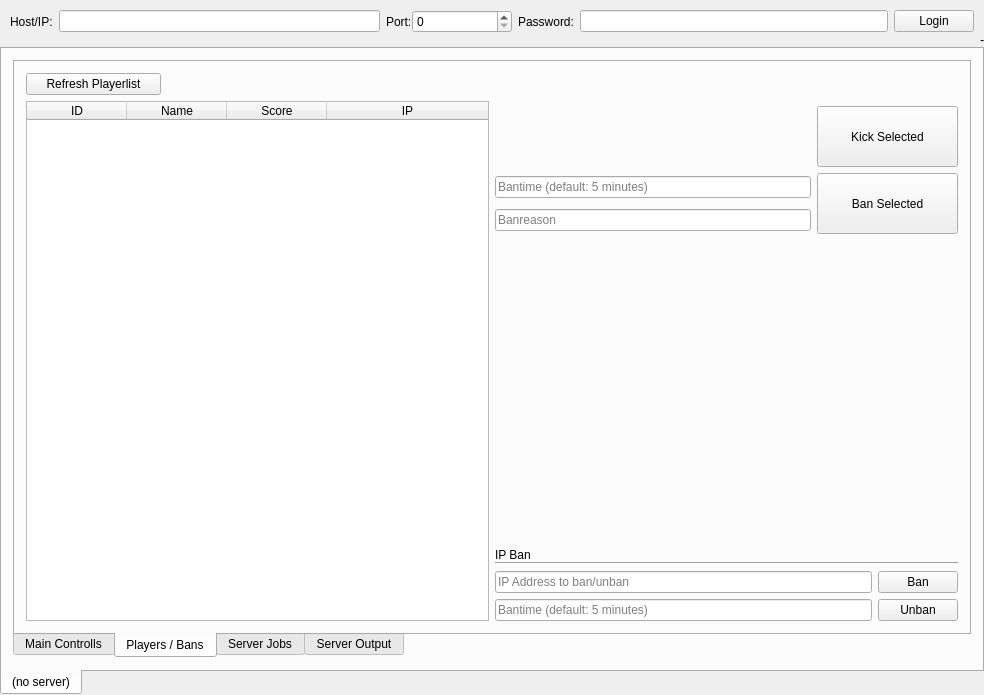
<?xml version="1.0" encoding="UTF-8"?>
<ui version="4.0">
 <class>main_window</class>
 <widget class="QMainWindow" name="main_window">
  <property name="geometry">
   <rect>
    <x>0</x>
    <y>0</y>
    <width>984</width>
    <height>695</height>
   </rect>
  </property>
  <property name="windowTitle">
   <string>Teeworlds Econ - Graphical Client | by Malek</string>
  </property>
  <widget class="QWidget" name="centralWidget">
   <layout class="QGridLayout" name="gridLayout">
    <property name="leftMargin">
     <number>0</number>
    </property>
    <property name="topMargin">
     <number>10</number>
    </property>
    <property name="rightMargin">
     <number>0</number>
    </property>
    <property name="bottomMargin">
     <number>0</number>
    </property>
    <property name="spacing">
     <number>0</number>
    </property>
    <item row="2" column="0">
     <widget class="QTabWidget" name="tw_main">
      <property name="tabPosition">
       <enum>QTabWidget::South</enum>
      </property>
      <property name="currentIndex">
       <number>0</number>
      </property>
      <widget class="QWidget" name="tab">
       <attribute name="title">
        <string>(no server)</string>
       </attribute>
       <layout class="QGridLayout" name="gridLayout_2">
        <item row="0" column="0">
         <widget class="QTabWidget" name="tw_server">
          <property name="tabPosition">
           <enum>QTabWidget::South</enum>
          </property>
          <property name="currentIndex">
           <number>1</number>
          </property>
          <widget class="QWidget" name="tab_main_controlls">
           <attribute name="title">
            <string>Main Controlls</string>
           </attribute>
           <layout class="QGridLayout" name="gridLayout_12">
            <item row="3" column="0">
             <spacer name="verticalSpacer_2">
              <property name="orientation">
               <enum>Qt::Vertical</enum>
              </property>
              <property name="sizeHint" stdset="0">
               <size>
                <width>20</width>
                <height>64</height>
               </size>
              </property>
             </spacer>
            </item>
            <item row="2" column="0">
             <layout class="QGridLayout" name="gridLayout_10">
              <item row="0" column="0">
               <spacer name="horizontalSpacer_2">
                <property name="orientation">
                 <enum>Qt::Horizontal</enum>
                </property>
                <property name="sizeHint" stdset="0">
                 <size>
                  <width>40</width>
                  <height>20</height>
                 </size>
                </property>
               </spacer>
              </item>
              <item row="0" column="1">
               <layout class="QGridLayout" name="gridLayout_9">
                <item row="0" column="0">
                 <widget class="QPushButton" name="btn_vote_yes">
                  <property name="minimumSize">
                   <size>
                    <width>95</width>
                    <height>50</height>
                   </size>
                  </property>
                  <property name="text">
                   <string>Vote YES</string>
                  </property>
                 </widget>
                </item>
                <item row="0" column="1">
                 <widget class="QPushButton" name="btn_vote_no">
                  <property name="minimumSize">
                   <size>
                    <width>95</width>
                    <height>50</height>
                   </size>
                  </property>
                  <property name="text">
                   <string>Vote NO</string>
                  </property>
                 </widget>
                </item>
               </layout>
              </item>
              <item row="1" column="0" colspan="2">
               <widget class="Line" name="line_2">
                <property name="orientation">
                 <enum>Qt::Horizontal</enum>
                </property>
               </widget>
              </item>
              <item row="2" column="0">
               <spacer name="horizontalSpacer_3">
                <property name="orientation">
                 <enum>Qt::Horizontal</enum>
                </property>
                <property name="sizeHint" stdset="0">
                 <size>
                  <width>40</width>
                  <height>20</height>
                 </size>
                </property>
               </spacer>
              </item>
              <item row="2" column="1">
               <widget class="QPushButton" name="btn_shutdown">
                <property name="styleSheet">
                 <string notr="true">background-color: rgb(173, 0, 0);
color: rgb(255, 255, 255);</string>
                </property>
                <property name="text">
                 <string>SHUTDOWN</string>
                </property>
                <property name="checkable">
                 <bool>false</bool>
                </property>
               </widget>
              </item>
              <item row="3" column="0" colspan="2">
               <widget class="Line" name="line">
                <property name="orientation">
                 <enum>Qt::Horizontal</enum>
                </property>
               </widget>
              </item>
             </layout>
            </item>
            <item row="4" column="0">
             <layout class="QGridLayout" name="gridLayout_11">
              <item row="0" column="0">
               <layout class="QGridLayout" name="gridLayout_5">
                <item row="0" column="0">
                 <widget class="QLabel" name="label_5">
                  <property name="text">
                   <string>Send text to chat:</string>
                  </property>
                 </widget>
                </item>
                <item row="1" column="0">
                 <widget class="QLineEdit" name="le_echo_text"/>
                </item>
                <item row="1" column="1">
                 <widget class="QPushButton" name="btn_text_send">
                  <property name="text">
                   <string>Send</string>
                  </property>
                 </widget>
                </item>
               </layout>
              </item>
              <item row="1" column="0">
               <layout class="QGridLayout" name="gridLayout_4">
                <item row="0" column="0">
                 <widget class="QLabel" name="label_4">
                  <property name="text">
                   <string>Custom Command:</string>
                  </property>
                 </widget>
                </item>
                <item row="1" column="0">
                 <widget class="QLineEdit" name="le_custom_cmd"/>
                </item>
                <item row="1" column="1">
                 <widget class="QPushButton" name="btn_custom_cmd_send">
                  <property name="text">
                   <string>Send</string>
                  </property>
                 </widget>
                </item>
               </layout>
              </item>
             </layout>
            </item>
            <item row="1" column="0">
             <spacer name="verticalSpacer">
              <property name="orientation">
               <enum>Qt::Vertical</enum>
              </property>
              <property name="sizeHint" stdset="0">
               <size>
                <width>20</width>
                <height>64</height>
               </size>
              </property>
             </spacer>
            </item>
            <item row="0" column="0">
             <layout class="QGridLayout" name="gridLayout_8">
              <item row="0" column="2" colspan="2">
               <widget class="QPushButton" name="btn_change_map">
                <property name="text">
                 <string>Change Map</string>
                </property>
               </widget>
              </item>
              <item row="1" column="3" colspan="2">
               <widget class="QPushButton" name="btn_stop_recording">
                <property name="text">
                 <string>Stop Recording</string>
                </property>
               </widget>
              </item>
              <item row="3" column="4">
               <widget class="QPushButton" name="btn_restart_round">
                <property name="text">
                 <string>Restart Round</string>
                </property>
               </widget>
              </item>
              <item row="1" column="1" colspan="2">
               <widget class="QPushButton" name="btn_start_recording">
                <property name="text">
                 <string>Start Recording</string>
                </property>
               </widget>
              </item>
              <item row="0" column="4">
               <widget class="QPushButton" name="btn_reload_map">
                <property name="text">
                 <string>Reload Map</string>
                </property>
               </widget>
              </item>
              <item row="0" column="0" colspan="2">
               <widget class="QLineEdit" name="le_mapname">
                <property name="styleSheet">
                 <string notr="true">b</string>
                </property>
                <property name="placeholderText">
                 <string>Mapname</string>
                </property>
               </widget>
              </item>
              <item row="2" column="4">
               <widget class="QPushButton" name="btn_set_broadcast">
                <property name="text">
                 <string>Set Broadcast</string>
                </property>
               </widget>
              </item>
              <item row="1" column="0">
               <widget class="QLineEdit" name="le_record_filename">
                <property name="placeholderText">
                 <string>Recording filename</string>
                </property>
               </widget>
              </item>
              <item row="2" column="0" colspan="4">
               <widget class="QLineEdit" name="le_broadcast">
                <property name="baseSize">
                 <size>
                  <width>0</width>
                  <height>0</height>
                 </size>
                </property>
                <property name="placeholderText">
                 <string>Broadcast</string>
                </property>
               </widget>
              </item>
              <item row="3" column="0" colspan="4">
               <widget class="QLineEdit" name="le_restart_time">
                <property name="placeholderText">
                 <string>Restart time</string>
                </property>
               </widget>
              </item>
             </layout>
            </item>
           </layout>
          </widget>
          <widget class="QWidget" name="tab_players">
           <attribute name="title">
            <string>Players / Bans</string>
           </attribute>
           <layout class="QGridLayout" name="gridLayout_16">
            <item row="0" column="0" rowspan="4">
             <layout class="QGridLayout" name="gridLayout_15">
              <item row="1" column="0">
               <widget class="QTableWidget" name="tw_players">
                <property name="editTriggers">
                 <set>QAbstractItemView::NoEditTriggers</set>
                </property>
                <property name="dragDropOverwriteMode">
                 <bool>false</bool>
                </property>
                <property name="selectionMode">
                 <enum>QAbstractItemView::MultiSelection</enum>
                </property>
                <property name="selectionBehavior">
                 <enum>QAbstractItemView::SelectRows</enum>
                </property>
                <attribute name="horizontalHeaderStretchLastSection">
                 <bool>true</bool>
                </attribute>
                <attribute name="verticalHeaderVisible">
                 <bool>false</bool>
                </attribute>
                <column>
                 <property name="text">
                  <string>ID</string>
                 </property>
                </column>
                <column>
                 <property name="text">
                  <string>Name</string>
                 </property>
                </column>
                <column>
                 <property name="text">
                  <string>Score</string>
                 </property>
                </column>
                <column>
                 <property name="text">
                  <string>IP</string>
                 </property>
                </column>
               </widget>
              </item>
              <item row="0" column="0">
               <widget class="QPushButton" name="btn_refresh_playerlist">
                <property name="maximumSize">
                 <size>
                  <width>135</width>
                  <height>29</height>
                 </size>
                </property>
                <property name="text">
                 <string>Refresh Playerlist</string>
                </property>
               </widget>
              </item>
             </layout>
            </item>
            <item row="0" column="1">
             <spacer name="verticalSpacer_3">
              <property name="orientation">
               <enum>Qt::Vertical</enum>
              </property>
              <property name="sizeType">
               <enum>QSizePolicy::Fixed</enum>
              </property>
              <property name="sizeHint" stdset="0">
               <size>
                <width>20</width>
                <height>27</height>
               </size>
              </property>
             </spacer>
            </item>
            <item row="1" column="1">
             <layout class="QGridLayout" name="gridLayout_13">
              <item row="0" column="1">
               <widget class="QPushButton" name="btn_kick_selected">
                <property name="sizePolicy">
                 <sizepolicy hsizetype="Fixed" vsizetype="Fixed">
                  <horstretch>0</horstretch>
                  <verstretch>0</verstretch>
                 </sizepolicy>
                </property>
                <property name="minimumSize">
                 <size>
                  <width>141</width>
                  <height>61</height>
                 </size>
                </property>
                <property name="text">
                 <string>Kick Selected</string>
                </property>
               </widget>
              </item>
              <item row="1" column="0">
               <widget class="QLineEdit" name="le_bantime">
                <property name="text">
                 <string/>
                </property>
                <property name="placeholderText">
                 <string>Bantime (default: 5 minutes)</string>
                </property>
               </widget>
              </item>
              <item row="1" column="1" rowspan="2">
               <widget class="QPushButton" name="btn_ban_selected">
                <property name="sizePolicy">
                 <sizepolicy hsizetype="Fixed" vsizetype="Fixed">
                  <horstretch>0</horstretch>
                  <verstretch>0</verstretch>
                 </sizepolicy>
                </property>
                <property name="minimumSize">
                 <size>
                  <width>141</width>
                  <height>61</height>
                 </size>
                </property>
                <property name="text">
                 <string>Ban Selected</string>
                </property>
               </widget>
              </item>
              <item row="2" column="0">
               <widget class="QLineEdit" name="le_banreason">
                <property name="text">
                 <string/>
                </property>
                <property name="placeholderText">
                 <string>Banreason</string>
                </property>
               </widget>
              </item>
             </layout>
            </item>
            <item row="2" column="1">
             <spacer name="verticalSpacer_4">
              <property name="orientation">
               <enum>Qt::Vertical</enum>
              </property>
              <property name="sizeHint" stdset="0">
               <size>
                <width>20</width>
                <height>252</height>
               </size>
              </property>
             </spacer>
            </item>
            <item row="3" column="1">
             <layout class="QGridLayout" name="gridLayout_14">
              <item row="0" column="0">
               <layout class="QVBoxLayout" name="verticalLayout">
                <property name="spacing">
                 <number>0</number>
                </property>
                <item>
                 <widget class="QLabel" name="label_6">
                  <property name="text">
                   <string>IP Ban</string>
                  </property>
                 </widget>
                </item>
                <item>
                 <widget class="Line" name="line_3">
                  <property name="orientation">
                   <enum>Qt::Horizontal</enum>
                  </property>
                 </widget>
                </item>
               </layout>
              </item>
              <item row="1" column="0">
               <layout class="QGridLayout" name="gridLayout_6">
                <item row="0" column="0">
                 <widget class="QLineEdit" name="le_ip_ban">
                  <property name="placeholderText">
                   <string>IP Address to ban/unban</string>
                  </property>
                 </widget>
                </item>
                <item row="0" column="1">
                 <widget class="QPushButton" name="btn_ban_ip">
                  <property name="text">
                   <string>Ban</string>
                  </property>
                 </widget>
                </item>
                <item row="1" column="0">
                 <widget class="QLineEdit" name="le_ip_bantime">
                  <property name="placeholderText">
                   <string>Bantime (default: 5 minutes)</string>
                  </property>
                 </widget>
                </item>
                <item row="1" column="1">
                 <widget class="QPushButton" name="btn_unban_ip">
                  <property name="text">
                   <string>Unban</string>
                  </property>
                 </widget>
                </item>
               </layout>
              </item>
             </layout>
            </item>
           </layout>
          </widget>
          <widget class="QWidget" name="tab_server_jobs">
           <attribute name="title">
            <string>Server Jobs</string>
           </attribute>
           <layout class="QGridLayout" name="gridLayout_20">
            <item row="1" column="2">
             <spacer name="verticalSpacer_6">
              <property name="orientation">
               <enum>Qt::Vertical</enum>
              </property>
              <property name="sizeHint" stdset="0">
               <size>
                <width>174</width>
                <height>297</height>
               </size>
              </property>
             </spacer>
            </item>
            <item row="0" column="0" rowspan="3">
             <layout class="QGridLayout" name="gridLayout_17">
              <item row="0" column="0">
               <widget class="QLabel" name="label_7">
                <property name="text">
                 <string>Current Jobs</string>
                </property>
               </widget>
              </item>
              <item row="1" column="0" colspan="2">
               <widget class="QTableWidget" name="tw_jobs">
                <property name="sizePolicy">
                 <sizepolicy hsizetype="Fixed" vsizetype="Expanding">
                  <horstretch>0</horstretch>
                  <verstretch>0</verstretch>
                 </sizepolicy>
                </property>
                <property name="minimumSize">
                 <size>
                  <width>349</width>
                  <height>457</height>
                 </size>
                </property>
                <property name="editTriggers">
                 <set>QAbstractItemView::NoEditTriggers</set>
                </property>
                <property name="showDropIndicator" stdset="0">
                 <bool>false</bool>
                </property>
                <property name="dragDropOverwriteMode">
                 <bool>false</bool>
                </property>
                <property name="selectionMode">
                 <enum>QAbstractItemView::SingleSelection</enum>
                </property>
                <property name="selectionBehavior">
                 <enum>QAbstractItemView::SelectRows</enum>
                </property>
                <attribute name="horizontalHeaderDefaultSectionSize">
                 <number>119</number>
                </attribute>
                <attribute name="horizontalHeaderStretchLastSection">
                 <bool>true</bool>
                </attribute>
                <column>
                 <property name="text">
                  <string>Command</string>
                 </property>
                </column>
                <column>
                 <property name="text">
                  <string>Time to execute</string>
                 </property>
                </column>
                <column>
                 <property name="text">
                  <string>Repeated</string>
                 </property>
                </column>
               </widget>
              </item>
              <item row="2" column="1">
               <widget class="QPushButton" name="pb_remove_job">
                <property name="text">
                 <string>Remove Job</string>
                </property>
               </widget>
              </item>
             </layout>
            </item>
            <item row="0" column="2">
             <widget class="QGroupBox" name="groupBox">
              <property name="title">
               <string>Add Job</string>
              </property>
              <layout class="QGridLayout" name="gridLayout_19">
               <item row="2" column="1">
                <widget class="QCheckBox" name="cb_job_repeat">
                 <property name="text">
                  <string>Repeat Job after finish</string>
                 </property>
                </widget>
               </item>
               <item row="0" column="0" colspan="2">
                <widget class="QLineEdit" name="le_job_command">
                 <property name="placeholderText">
                  <string>Command to execute</string>
                 </property>
                </widget>
               </item>
               <item row="3" column="1">
                <widget class="QPushButton" name="pb_job_add">
                 <property name="text">
                  <string>Add Job</string>
                 </property>
                </widget>
               </item>
               <item row="1" column="1">
                <layout class="QGridLayout" name="gridLayout_18">
                 <item row="0" column="1">
                  <widget class="QTimeEdit" name="te_job_time">
                   <property name="baseSize">
                    <size>
                     <width>0</width>
                     <height>0</height>
                    </size>
                   </property>
                   <property name="displayFormat">
                    <string>HH:mm:ss</string>
                   </property>
                  </widget>
                 </item>
                 <item row="0" column="0">
                  <widget class="QLabel" name="label_8">
                   <property name="text">
                    <string>Execute in:</string>
                   </property>
                  </widget>
                 </item>
                </layout>
               </item>
               <item row="1" column="0">
                <spacer name="horizontalSpacer_4">
                 <property name="orientation">
                  <enum>Qt::Horizontal</enum>
                 </property>
                 <property name="sizeHint" stdset="0">
                  <size>
                   <width>169</width>
                   <height>20</height>
                  </size>
                 </property>
                </spacer>
               </item>
              </layout>
             </widget>
            </item>
            <item row="2" column="2">
             <widget class="QLabel" name="label_9">
              <property name="text">
               <string>&lt;html&gt;&lt;head/&gt;&lt;body&gt;&lt;p&gt;&lt;span style=&quot; font-weight:600;&quot;&gt;NOTE&lt;/span&gt;: You must not close this client while using jobs.&lt;/p&gt;&lt;p&gt;Otherwise the jobs will not be executed.&lt;/p&gt;&lt;/body&gt;&lt;/html&gt;</string>
              </property>
             </widget>
            </item>
            <item row="0" column="1">
             <spacer name="horizontalSpacer_5">
              <property name="orientation">
               <enum>Qt::Horizontal</enum>
              </property>
              <property name="sizeType">
               <enum>QSizePolicy::Fixed</enum>
              </property>
              <property name="sizeHint" stdset="0">
               <size>
                <width>20</width>
                <height>20</height>
               </size>
              </property>
             </spacer>
            </item>
           </layout>
          </widget>
          <widget class="QWidget" name="tab_server_output">
           <attribute name="title">
            <string>Server Output</string>
           </attribute>
           <layout class="QGridLayout" name="gridLayout_7">
            <item row="0" column="0">
             <widget class="QTextEdit" name="te_log">
              <property name="readOnly">
               <bool>true</bool>
              </property>
             </widget>
            </item>
            <item row="1" column="0">
             <layout class="QGridLayout" name="gridLayout_3">
              <item row="0" column="0">
               <spacer name="horizontalSpacer">
                <property name="orientation">
                 <enum>Qt::Horizontal</enum>
                </property>
                <property name="sizeHint" stdset="0">
                 <size>
                  <width>40</width>
                  <height>20</height>
                 </size>
                </property>
               </spacer>
              </item>
              <item row="0" column="1">
               <widget class="QPushButton" name="btn_clear_log">
                <property name="text">
                 <string>Clear</string>
                </property>
               </widget>
              </item>
              <item row="0" column="2">
               <widget class="QPushButton" name="btn_save_to_file">
                <property name="enabled">
                 <bool>false</bool>
                </property>
                <property name="text">
                 <string>Save to file</string>
                </property>
               </widget>
              </item>
             </layout>
            </item>
           </layout>
          </widget>
         </widget>
        </item>
       </layout>
      </widget>
     </widget>
    </item>
    <item row="0" column="0">
     <layout class="QHBoxLayout" name="horizontalLayout_4">
      <property name="leftMargin">
       <number>10</number>
      </property>
      <property name="rightMargin">
       <number>10</number>
      </property>
      <item>
       <layout class="QHBoxLayout" name="horizontalLayout">
        <property name="leftMargin">
         <number>0</number>
        </property>
        <property name="rightMargin">
         <number>0</number>
        </property>
        <item>
         <widget class="QLabel" name="label">
          <property name="text">
           <string>Host/IP:</string>
          </property>
         </widget>
        </item>
        <item>
         <widget class="QLineEdit" name="le_host">
          <property name="minimumSize">
           <size>
            <width>250</width>
            <height>0</height>
           </size>
          </property>
          <property name="text">
           <string/>
          </property>
         </widget>
        </item>
       </layout>
      </item>
      <item>
       <layout class="QHBoxLayout" name="horizontalLayout_2">
        <property name="spacing">
         <number>0</number>
        </property>
        <property name="sizeConstraint">
         <enum>QLayout::SetFixedSize</enum>
        </property>
        <item>
         <widget class="QLabel" name="label_2">
          <property name="sizeIncrement">
           <size>
            <width>20</width>
            <height>0</height>
           </size>
          </property>
          <property name="text">
           <string>Port:</string>
          </property>
         </widget>
        </item>
        <item>
         <widget class="QSpinBox" name="sb_port">
          <property name="minimumSize">
           <size>
            <width>100</width>
            <height>0</height>
           </size>
          </property>
          <property name="maximumSize">
           <size>
            <width>16777215</width>
            <height>16777215</height>
           </size>
          </property>
          <property name="baseSize">
           <size>
            <width>0</width>
            <height>0</height>
           </size>
          </property>
          <property name="maximum">
           <number>65535</number>
          </property>
         </widget>
        </item>
       </layout>
      </item>
      <item>
       <layout class="QHBoxLayout" name="horizontalLayout_3">
        <item>
         <widget class="QLabel" name="label_3">
          <property name="text">
           <string>Password:</string>
          </property>
         </widget>
        </item>
        <item>
         <widget class="QLineEdit" name="le_password">
          <property name="echoMode">
           <enum>QLineEdit::Password</enum>
          </property>
         </widget>
        </item>
       </layout>
      </item>
      <item>
       <widget class="QPushButton" name="btn_login">
        <property name="text">
         <string>Login</string>
        </property>
       </widget>
      </item>
     </layout>
    </item>
    <item row="1" column="0">
     <widget class="QLabel" name="lb_state">
      <property name="font">
       <font>
        <pointsize>9</pointsize>
        <italic>true</italic>
       </font>
      </property>
      <property name="text">
       <string>-</string>
      </property>
      <property name="alignment">
       <set>Qt::AlignRight|Qt::AlignTrailing|Qt::AlignVCenter</set>
      </property>
      <property name="margin">
       <number>5</number>
      </property>
     </widget>
    </item>
   </layout>
  </widget>
 </widget>
 <layoutdefault spacing="6" margin="11"/>
 <resources/>
 <connections>
  <connection>
   <sender>btn_clear_log</sender>
   <signal>clicked()</signal>
   <receiver>te_log</receiver>
   <slot>clear()</slot>
   <hints>
    <hint type="sourcelabel">
     <x>783</x>
     <y>625</y>
    </hint>
    <hint type="destinationlabel">
     <x>524</x>
     <y>514</y>
    </hint>
   </hints>
  </connection>
 </connections>
</ui>
